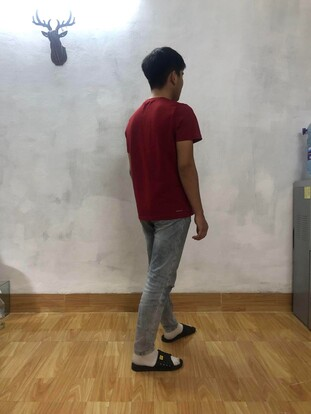
#> input picture object_detector/test_images/Level 1/1.jpg, 311 x 414 px, given as the content of the folder canhlee/Desktop/human-detector-master/data/images/pos_person, which was not available
$ python extract_features.py
#> lines starting #> are read from the running program, lines starting #| are printed output that depends on the picture
from skimage.feature import hog
from skimage.io import imread
import joblib
import glob
import os
from config import *


def extract_features():
    des_type = 'HOG'

    # If feature directories don't exist, create them
    if not os.path.isdir(pos_feat_ph):
        os.makedirs(pos_feat_ph)

    # If feature directories don't exist, create them
    if not os.path.isdir(neg_feat_ph):
        os.makedirs(neg_feat_ph)

    print ("Calculating the descriptors for the positive samples and saving them")
    for im_path in glob.glob(os.path.join(pos_im_path, "*")):
        im = imread(im_path, as_gray=True)
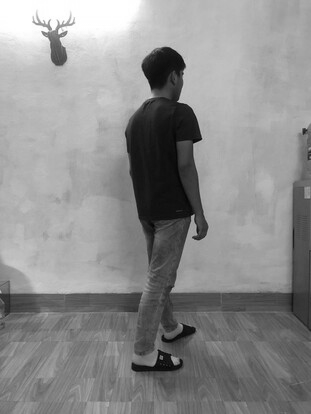
#> im: shape (414, 311) float64; min 0, max 1, mean 0.556
        if des_type == "HOG":
            fd = hog(im, orientations = 9, pixels_per_cell= (8,8), cells_per_block = (2,2), visualize = False)
        fd_name = os.path.split(im_path)[1].split(".")[0] + ".feat"
        fd_path = os.path.join(pos_feat_ph, fd_name)
        joblib.dump(fd, fd_path)
    print ("Positive features saved in {}".format(pos_feat_ph))

    print ("Calculating the descriptors for the negative samples and saving them")
    for im_path in glob.glob(os.path.join(neg_im_path, "*")):
        im = imread(im_path, as_gray=True)
        if des_type == "HOG":
            fd = hog(im, orientations = 9, pixels_per_cell= (8,8), cells_per_block = (2,2), visualize = False)
        fd_name = os.path.split(im_path)[1].split(".")[0] + ".feat"
        fd_path = os.path.join(neg_feat_ph, fd_name)

        joblib.dump(fd, fd_path)
    print ("Negative features saved in {}".format(neg_feat_ph))

    print ("Completed calculating features from training images")

if __name__=='__main__':
    extract_features()

$ run again, on object_detector/test_images/Level 2/22.jpeg
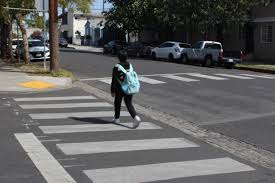
#> input picture object_detector/test_images/Level 2/22.jpeg, 275 x 183 px, given as the content of the folder canhlee/Desktop/human-detector-master/data/images/pos_person, which was not available
#> in extract_features, `im = imread(im_path, as_gray=True)`:
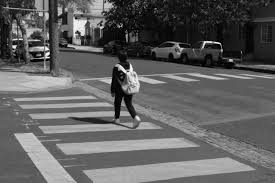
#> im: shape (183, 275) float64; min 0, max 0.999, mean 0.379

$ run again, on object_detector/test_images/Level 2/23.png
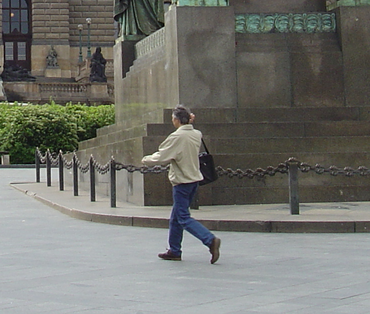
#> input picture object_detector/test_images/Level 2/23.png, 370 x 314 px, given as the content of the folder canhlee/Desktop/human-detector-master/data/images/pos_person, which was not available
#> in extract_features, `im = imread(im_path, as_gray=True)`:
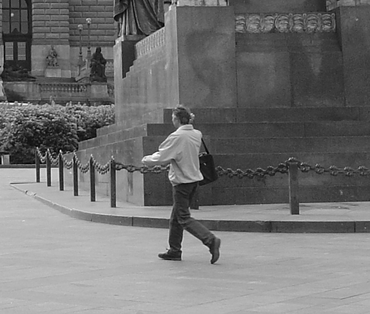
#> im: shape (314, 370) float64; min 0, max 0.999, mean 0.451

$ run again, on object_detector/test_images/Level 3/41.jpeg
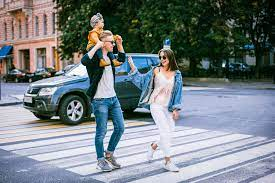
#> input picture object_detector/test_images/Level 3/41.jpeg, 275 x 183 px, given as the content of the folder canhlee/Desktop/human-detector-master/data/images/pos_person, which was not available
#> in extract_features, `im = imread(im_path, as_gray=True)`:
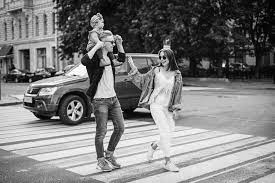
#> im: shape (183, 275) float64; min 0, max 0.999, mean 0.489
